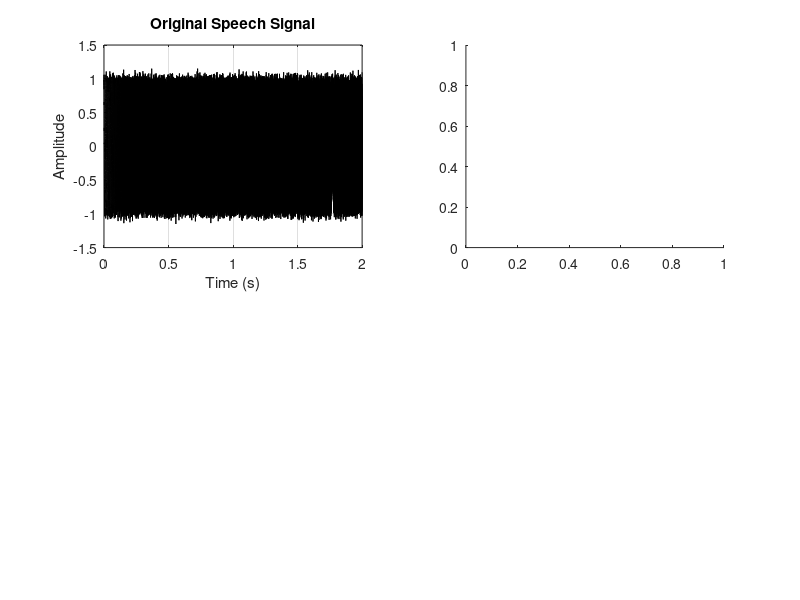

MATLAB code to generate this figure: (Note: this script raises an error after producing the figure.)
% --- Experiment 22: Speech Signal Analysis ---
% Note: Place any audio file named 'speech.wav' in your MATLAB folder.

try
    [x, fs] = audioread('speech.wav');
catch
    % Fallback if no audio file is found so the code doesn't crash
    disp('Audio file not found. Generating synthetic speech sweep...');
    fs = 8000; t_temp = 0:1/fs:2;
    x = chirp(t_temp, 100, 2, 3000)' + 0.05*randn(length(t_temp),1);
end

x = x(:,1); % Ensure mono channel
t = (0:length(x)-1)/fs; % Time vector

figure('Name', 'Experiment 22: Speech Analysis');

% 1. Original Signal (Time Domain)
subplot(2,2,1);
plot(t, x, 'k');
title('Original Speech Signal');
xlabel('Time (s)'); ylabel('Amplitude'); grid on;

% 2. Original Signal (Spectrogram/STFT)
subplot(2,2,2);
spectrogram(x, hamming(256), 128, 256, fs, 'yaxis');
title('STFT: Original Spectrogram');

% 3. Filter Design and Application (Low-pass at 1500 Hz)
fc = 1500; 
order = 6;
[b, a] = butter(order, fc/(fs/2), 'low');
x_filtered = filter(b, a, x);

% 4. Filtered Signal (Time Domain)
subplot(2,2,3);
plot(t, x_filtered, 'b');
title('Filtered Speech (<1500 Hz)');
xlabel('Time (s)'); ylabel('Amplitude'); grid on;

% 5. Filtered Signal (Spectrogram/STFT)
subplot(2,2,4);
spectrogram(x_filtered, hamming(256), 128, 256, fs, 'yaxis');
title('STFT: Filtered Spectrogram');
